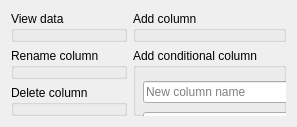
      <widget class="QWidget" name="tab_4">
       <attribute name="title">
        <string>ColumnModification</string>
       </attribute>
       <layout class="QGridLayout" name="gridLayout_21">
        <item row="0" column="0">
         <widget class="QGroupBox" name="groupBox_3">
          <property name="title">
           <string>View data </string>
          </property>
          <widget class="QLabel" name="label_2">
           <property name="geometry">
            <rect>
             <x>90</x>
             <y>180</y>
             <width>241</width>
             <height>20</height>
            </rect>
           </property>
           <property name="text">
            <string>Where colcombo box == linedit</string>
           </property>
          </widget>
          <widget class="QWidget" name="layoutWidget">
           <property name="geometry">
            <rect>
             <x>10</x>
             <y>30</y>
             <width>263</width>
             <height>129</height>
            </rect>
           </property>
           <layout class="QGridLayout" name="gridLayout_22">
            <item row="2" column="3">
             <widget class="QSpinBox" name="spinBox_row_max">
              <property name="buttonSymbols">
               <enum>QAbstractSpinBox::UpDownArrows</enum>
              </property>
              <property name="accelerated">
               <bool>false</bool>
              </property>
              <property name="minimum">
               <number>0</number>
              </property>
              <property name="maximum">
               <number>9999999</number>
              </property>
              <property name="value">
               <number>10</number>
              </property>
             </widget>
            </item>
            <item row="2" column="0">
             <widget class="QLabel" name="label_3">
              <property name="text">
               <string>Row</string>
              </property>
             </widget>
            </item>
            <item row="2" column="2">
             <widget class="QLabel" name="label_4">
              <property name="text">
               <string>to</string>
              </property>
             </widget>
            </item>
            <item row="2" column="1">
             <widget class="QSpinBox" name="spinBox_row_min">
              <property name="minimum">
               <number>0</number>
              </property>
              <property name="maximum">
               <number>9999999</number>
              </property>
             </widget>
            </item>
            <item row="3" column="3">
             <widget class="QCheckBox" name="checkBox_view_data_all_cols">
              <property name="text">
               <string>All columns</string>
              </property>
             </widget>
            </item>
            <item row="3" column="0" colspan="3">
             <widget class="QComboBox" name="comboBox_view_data_col"/>
            </item>
            <item row="4" column="3">
             <spacer name="horizontalSpacer">
              <property name="orientation">
               <enum>Qt::Horizontal</enum>
              </property>
              <property name="sizeHint" stdset="0">
               <size>
                <width>40</width>
                <height>20</height>
               </size>
              </property>
             </spacer>
            </item>
            <item row="4" column="0" colspan="3">
             <widget class="QPushButton" name="pushButton_view_data">
              <property name="minimumSize">
               <size>
                <width>0</width>
                <height>40</height>
               </size>
              </property>
              <property name="text">
               <string>View data</string>
              </property>
             </widget>
            </item>
           </layout>
          </widget>
         </widget>
        </item>
        <item row="2" column="0">
         <widget class="QGroupBox" name="groupBox_2">
          <property name="title">
           <string>Delete column</string>
          </property>
          <widget class="QWidget" name="layoutWidget">
           <property name="geometry">
            <rect>
             <x>10</x>
             <y>30</y>
             <width>152</width>
             <height>72</height>
            </rect>
           </property>
           <layout class="QGridLayout" name="gridLayout_20">
            <item row="1" column="0">
             <widget class="QPushButton" name="pushButton_delete_column">
              <property name="minimumSize">
               <size>
                <width>0</width>
                <height>40</height>
               </size>
              </property>
              <property name="text">
               <string>Delete column</string>
              </property>
             </widget>
            </item>
            <item row="0" column="0">
             <widget class="QComboBox" name="comboBox_delete_column">
              <property name="enabled">
               <bool>true</bool>
              </property>
              <property name="sizePolicy">
               <sizepolicy hsizetype="Fixed" vsizetype="Fixed">
                <horstretch>0</horstretch>
                <verstretch>0</verstretch>
               </sizepolicy>
              </property>
              <property name="minimumSize">
               <size>
                <width>150</width>
                <height>0</height>
               </size>
              </property>
              <property name="baseSize">
               <size>
                <width>0</width>
                <height>0</height>
               </size>
              </property>
              <property name="editable">
               <bool>false</bool>
              </property>
              <property name="currentText">
               <string/>
              </property>
             </widget>
            </item>
           </layout>
          </widget>
         </widget>
        </item>
        <item row="0" column="2">
         <widget class="QGroupBox" name="groupBox_14">
          <property name="title">
           <string>Add column</string>
          </property>
          <widget class="QLabel" name="label_32">
           <property name="geometry">
            <rect>
             <x>110</x>
             <y>180</y>
             <width>321</width>
             <height>20</height>
            </rect>
           </property>
           <property name="text">
            <string>Add a short helptext like this for each sectoin</string>
           </property>
          </widget>
          <widget class="QWidget" name="layoutWidget">
           <property name="geometry">
            <rect>
             <x>10</x>
             <y>30</y>
             <width>201</width>
             <height>151</height>
            </rect>
           </property>
           <layout class="QGridLayout" name="gridLayout_23">
            <item row="0" column="0">
             <widget class="QLineEdit" name="lineEdit_new_col_name_apply">
              <property name="placeholderText">
               <string>New column name</string>
              </property>
             </widget>
            </item>
            <item row="1" column="0">
             <widget class="QComboBox" name="comboBox_add_col_apply">
              <property name="sizePolicy">
               <sizepolicy hsizetype="Expanding" vsizetype="Fixed">
                <horstretch>0</horstretch>
                <verstretch>0</verstretch>
               </sizepolicy>
              </property>
              <property name="minimumSize">
               <size>
                <width>150</width>
                <height>0</height>
               </size>
              </property>
              <property name="baseSize">
               <size>
                <width>0</width>
                <height>0</height>
               </size>
              </property>
              <property name="editable">
               <bool>false</bool>
              </property>
              <property name="currentText">
               <string/>
              </property>
             </widget>
            </item>
            <item row="2" column="0">
             <widget class="QLineEdit" name="lineEdit_transformation_apply">
              <property name="toolTip">
               <string>&lt;html&gt;&lt;head/&gt;&lt;body&gt;&lt;p&gt;Apply any compatible python expression to the value (x) in the specifed column.&lt;/p&gt;&lt;p&gt;Numerical column (+, -, /, *, **):&lt;br/&gt;x**2 --&amp;gt; x&lt;span style=&quot; vertical-align:super;&quot;&gt;2&lt;/span&gt;&lt;br/&gt;x**(1/2) --&amp;gt; √x&lt;/p&gt;&lt;p&gt;Text column (x[position]):&lt;br/&gt;x[0] --&amp;gt; 1st character from column&lt;br/&gt;x[0:3] --&amp;gt; 1st to 3rd character&lt;br/&gt;x[0] + x[4] --&amp;gt; Append 4th to 1st character&lt;/p&gt;&lt;/body&gt;&lt;/html&gt;</string>
              </property>
              <property name="text">
               <string/>
              </property>
              <property name="placeholderText">
               <string>Transformation, e.g. x * 2 or x[0]</string>
              </property>
             </widget>
            </item>
            <item row="3" column="0">
             <widget class="QPushButton" name="pushButton_add_col_apply">
              <property name="minimumSize">
               <size>
                <width>0</width>
                <height>40</height>
               </size>
              </property>
              <property name="text">
               <string>Add column</string>
              </property>
             </widget>
            </item>
           </layout>
          </widget>
         </widget>
        </item>
        <item row="1" column="2" rowspan="2">
         <widget class="QGroupBox" name="groupBox_column_creation">
          <property name="title">
           <string>Add conditional column</string>
          </property>
          <widget class="QWidget" name="layoutWidget">
           <property name="geometry">
            <rect>
             <x>10</x>
             <y>30</y>
             <width>294</width>
             <height>234</height>
            </rect>
           </property>
           <layout class="QGridLayout" name="gridLayout_18">
            <item row="2" column="0">
             <widget class="QCheckBox" name="checkBox_bool_1">
              <property name="maximumSize">
               <size>
                <width>20</width>
                <height>16777215</height>
               </size>
              </property>
              <property name="text">
               <string/>
              </property>
              <property name="checked">
               <bool>true</bool>
              </property>
             </widget>
            </item>
            <item row="2" column="1">
             <widget class="QComboBox" name="comboBox_bool_col_1">
              <property name="sizePolicy">
               <sizepolicy hsizetype="Fixed" vsizetype="Fixed">
                <horstretch>0</horstretch>
                <verstretch>0</verstretch>
               </sizepolicy>
              </property>
              <property name="minimumSize">
               <size>
                <width>150</width>
                <height>0</height>
               </size>
              </property>
              <property name="baseSize">
               <size>
                <width>0</width>
                <height>0</height>
               </size>
              </property>
              <property name="editable">
               <bool>false</bool>
              </property>
              <property name="currentText">
               <string/>
              </property>
             </widget>
            </item>
            <item row="2" column="2">
             <widget class="QComboBox" name="comboBox_bool_comp_op_1">
              <property name="maximumSize">
               <size>
                <width>50</width>
                <height>16777215</height>
               </size>
              </property>
              <property name="editable">
               <bool>false</bool>
              </property>
              <property name="currentText">
               <string/>
              </property>
             </widget>
            </item>
            <item row="3" column="0">
             <widget class="QCheckBox" name="checkBox_bool_2">
              <property name="maximumSize">
               <size>
                <width>20</width>
                <height>16777215</height>
               </size>
              </property>
              <property name="text">
               <string/>
              </property>
             </widget>
            </item>
            <item row="3" column="1">
             <widget class="QComboBox" name="comboBox_bool_col_2">
              <property name="enabled">
               <bool>false</bool>
              </property>
              <property name="sizePolicy">
               <sizepolicy hsizetype="Fixed" vsizetype="Fixed">
                <horstretch>0</horstretch>
                <verstretch>0</verstretch>
               </sizepolicy>
              </property>
              <property name="minimumSize">
               <size>
                <width>150</width>
                <height>0</height>
               </size>
              </property>
              <property name="baseSize">
               <size>
                <width>0</width>
                <height>0</height>
               </size>
              </property>
              <property name="editable">
               <bool>false</bool>
              </property>
              <property name="currentText">
               <string/>
              </property>
             </widget>
            </item>
            <item row="3" column="2">
             <widget class="QComboBox" name="comboBox_bool_comp_op_2">
              <property name="enabled">
               <bool>false</bool>
              </property>
              <property name="maximumSize">
               <size>
                <width>50</width>
                <height>16777215</height>
               </size>
              </property>
              <property name="editable">
               <bool>false</bool>
              </property>
              <property name="currentText">
               <string/>
              </property>
             </widget>
            </item>
            <item row="3" column="3">
             <widget class="QLineEdit" name="lineEdit_bool_value_2">
              <property name="enabled">
               <bool>false</bool>
              </property>
              <property name="maximumSize">
               <size>
                <width>60</width>
                <height>16777215</height>
               </size>
              </property>
              <property name="text">
               <string/>
              </property>
             </widget>
            </item>
            <item row="4" column="0">
             <widget class="QCheckBox" name="checkBox_bool_3">
              <property name="maximumSize">
               <size>
                <width>20</width>
                <height>16777215</height>
               </size>
              </property>
              <property name="text">
               <string/>
              </property>
             </widget>
            </item>
            <item row="4" column="1">
             <widget class="QComboBox" name="comboBox_bool_col_3">
              <property name="enabled">
               <bool>false</bool>
              </property>
              <property name="sizePolicy">
               <sizepolicy hsizetype="Fixed" vsizetype="Fixed">
                <horstretch>0</horstretch>
                <verstretch>0</verstretch>
               </sizepolicy>
              </property>
              <property name="minimumSize">
               <size>
                <width>150</width>
                <height>0</height>
               </size>
              </property>
              <property name="baseSize">
               <size>
                <width>0</width>
                <height>0</height>
               </size>
              </property>
              <property name="editable">
               <bool>false</bool>
              </property>
              <property name="currentText">
               <string/>
              </property>
             </widget>
            </item>
            <item row="4" column="2">
             <widget class="QComboBox" name="comboBox_bool_comp_op_3">
              <property name="enabled">
               <bool>false</bool>
              </property>
              <property name="maximumSize">
               <size>
                <width>50</width>
                <height>16777215</height>
               </size>
              </property>
              <property name="editable">
               <bool>false</bool>
              </property>
              <property name="currentText">
               <string/>
              </property>
             </widget>
            </item>
            <item row="4" column="3">
             <widget class="QLineEdit" name="lineEdit_bool_value_3">
              <property name="enabled">
               <bool>false</bool>
              </property>
              <property name="maximumSize">
               <size>
                <width>60</width>
                <height>16777215</height>
               </size>
              </property>
             </widget>
            </item>
            <item row="5" column="0">
             <widget class="QCheckBox" name="checkBox_bool_4">
              <property name="maximumSize">
               <size>
                <width>20</width>
                <height>16777215</height>
               </size>
              </property>
              <property name="text">
               <string/>
              </property>
             </widget>
            </item>
            <item row="5" column="1">
             <widget class="QComboBox" name="comboBox_bool_col_4">
              <property name="enabled">
               <bool>false</bool>
              </property>
              <property name="sizePolicy">
               <sizepolicy hsizetype="Fixed" vsizetype="Fixed">
                <horstretch>0</horstretch>
                <verstretch>0</verstretch>
               </sizepolicy>
              </property>
              <property name="minimumSize">
               <size>
                <width>150</width>
                <height>0</height>
               </size>
              </property>
              <property name="baseSize">
               <size>
                <width>0</width>
                <height>0</height>
               </size>
              </property>
              <property name="editable">
               <bool>false</bool>
              </property>
              <property name="currentText">
               <string/>
              </property>
             </widget>
            </item>
            <item row="5" column="2">
             <widget class="QComboBox" name="comboBox_bool_comp_op_4">
              <property name="enabled">
               <bool>false</bool>
              </property>
              <property name="maximumSize">
               <size>
                <width>50</width>
                <height>16777215</height>
               </size>
              </property>
              <property name="editable">
               <bool>false</bool>
              </property>
              <property name="currentText">
               <string/>
              </property>
             </widget>
            </item>
            <item row="5" column="3">
             <widget class="QLineEdit" name="lineEdit_bool_value_4">
              <property name="enabled">
               <bool>false</bool>
              </property>
              <property name="maximumSize">
               <size>
                <width>60</width>
                <height>16777215</height>
               </size>
              </property>
             </widget>
            </item>
            <item row="6" column="0" colspan="4">
             <widget class="QPushButton" name="pushButton_add_col_bool">
              <property name="minimumSize">
               <size>
                <width>0</width>
                <height>40</height>
               </size>
              </property>
              <property name="text">
               <string>Add column</string>
              </property>
             </widget>
            </item>
            <item row="1" column="0" colspan="4">
             <widget class="QPushButton" name="pushButton_view_col_data_types">
              <property name="text">
               <string>View columns and data types</string>
              </property>
             </widget>
            </item>
            <item row="0" column="0" colspan="4">
             <widget class="QLineEdit" name="lineEdit_new_col_name">
              <property name="text">
               <string/>
              </property>
              <property name="placeholderText">
               <string>New column name</string>
              </property>
             </widget>
            </item>
            <item row="2" column="3">
             <widget class="QLineEdit" name="lineEdit_bool_value_1">
              <property name="maximumSize">
               <size>
                <width>60</width>
                <height>16777215</height>
               </size>
              </property>
              <property name="text">
               <string/>
              </property>
             </widget>
            </item>
           </layout>
          </widget>
         </widget>
        </item>
        <item row="1" column="0">
         <widget class="QGroupBox" name="groupBox_6">
          <property name="title">
           <string>Rename column</string>
          </property>
          <widget class="QWidget" name="layoutWidget_5">
           <property name="geometry">
            <rect>
             <x>10</x>
             <y>30</y>
             <width>152</width>
             <height>102</height>
            </rect>
           </property>
           <layout class="QGridLayout" name="gridLayout_24">
            <item row="2" column="0">
             <widget class="QPushButton" name="pushButton_rename_column">
              <property name="minimumSize">
               <size>
                <width>0</width>
                <height>40</height>
               </size>
              </property>
              <property name="text">
               <string>Rename column</string>
              </property>
             </widget>
            </item>
            <item row="0" column="0">
             <widget class="QComboBox" name="comboBox_rename_column">
              <property name="enabled">
               <bool>true</bool>
              </property>
              <property name="sizePolicy">
               <sizepolicy hsizetype="Fixed" vsizetype="Fixed">
                <horstretch>0</horstretch>
                <verstretch>0</verstretch>
               </sizepolicy>
              </property>
              <property name="minimumSize">
               <size>
                <width>150</width>
                <height>0</height>
               </size>
              </property>
              <property name="baseSize">
               <size>
                <width>0</width>
                <height>0</height>
               </size>
              </property>
              <property name="editable">
               <bool>false</bool>
              </property>
              <property name="currentText">
               <string/>
              </property>
             </widget>
            </item>
            <item row="1" column="0">
             <widget class="QLineEdit" name="lineEdit_new_col_name_rename">
              <property name="placeholderText">
               <string>New column name</string>
              </property>
             </widget>
            </item>
           </layout>
          </widget>
         </widget>
        </item>
       </layout>
      </widget>
